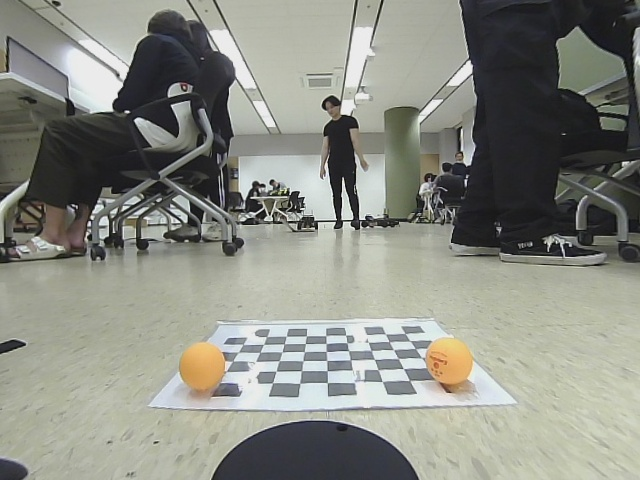
#> input picture source/images/img_1.jpg, 640 x 480 px, found by its file name
$ python prediction_homography.py
#> lines starting #> are read from the running program, lines starting #| are printed output that depends on the picture; after the words box and inside, x2 and y2 are one past the last pixel; in counts of white or black regions, pixels touching at a corner belong together
import json
import math
import os

import cv2
import matplotlib.pyplot as plt
import numpy as np

"""
Predict distances(depth) of bounding boxes of ping-pong balls with xycar camera.
Using homography(perspective transform)!

Notes:
    1. 실측을 통한 obj point, img point 설정
    2. intrinsic, distort coefficients 정보 불러오기
    3. undistort
    4. obj point -> homogeneous 좌표계로 변환
    5. solvePnP, drawFrameAxes로 좌표축 확인, 0,0,0 좌표로 그려져야 맞는것
    6. findHomography 로 perspective matrix 추출
    7. image point -> homogeneous 좌표계로 변환
    8. homography와 image point를 내적하면 x,y,z 가 추출됨.
"""


def get_perspecitve_transform(calib_path, img, img_points, obj_points, PLT_VIEW=False, visualize=False):
    """
    Args
    ===
    * calib_path (str) : calibration result json file path
    * img (np.ndarray) : sample image
    * img_points (np.ndarray) : sample image points to use homography function
    * obj_points (np.ndarray) : sample object points to use homography function
    * PLT_VIEW (bool) : whether show the undistort image
    * visualize (bool) : check pairs of points

    Returns
    ===
    homography (np.ndarray) : perspective transform matrix
    """

    # step 2. intrinsic, distort coefficients information
    calibration_jsonfile_path = os.path.join(calib_path)
    with open(calibration_jsonfile_path, 'r') as calibration_file:
        calibration_info = json.load(calibration_file)
        intrinsic = calibration_info['intrinsic']
        fx, fy, cx, cy = intrinsic['fx'], intrinsic['fy'], intrinsic['cx'], intrinsic['cy']
        camera_matrix = np.array([
                                [fx,      0.00000,      cx],
                                [0.00000,      fy,      cy],
                                [0.00000, 0.00000, 1.00000],
                                ], dtype=np.float64)
        dist_coeff = np.array([calibration_info['extrinsic']['distortion_coff']],
                                dtype=np.float64)

    # step 3. undistort
    mapx, mapy = cv2.initUndistortRectifyMap(camera_matrix, dist_coeff, None, None, (img.shape[1], img.shape[0]), 5)
    undistort_img = cv2.remap(img, mapx, mapy, cv2.INTER_LINEAR)

    # show undistort image
    if PLT_VIEW:
        # both_img = cv2.hconcat([undistort_img, img])
        plt_img = cv2.cvtColor(undistort_img, cv2.COLOR_BGR2RGB)
        plt.imshow(plt_img)
        plt.show()

    obj_points = obj_points / obj_points[0,0]
    homo_obj_points = cv2.hconcat([obj_points[:,1], obj_points[:,2], obj_points[:,0]])
    homo_obj_points[:,1] = 0 - homo_obj_points[:,1]

    if visualize:
        # get rotation , translation vector using obj points and img points
        _, rvec, tvec = cv2.solvePnP(obj_points, img_points, camera_matrix, distCoeffs=None, useExtrinsicGuess=True, flags=cv2.SOLVEPNP_EPNP)
        undistort_img = cv2.drawFrameAxes(undistort_img, camera_matrix, distCoeffs=dist_coeff, rvec=rvec, tvec=tvec, length=2, thickness=5)

        # image points, object points 의 pair 쌍이 맞는지 재투영을 통해 확인
        proj_image_points, _ = cv2.projectPoints(obj_points, rvec, tvec, camera_matrix, None)
        for proj_image_point, img_point in zip(proj_image_points, img_points):
            print(img_point, proj_image_point)

        # 카메라 축 확인
        img = cv2.cvtColor(undistort_img, cv2.COLOR_BGR2RGB)
        plt.imshow(img)
        plt.show()

    # Finds a perspective transformation between two planes.
    homography, _ = cv2.findHomography(img_points, homo_obj_points)

    return homography


if __name__ =="__main__":
    PLT_VIEW = False
    visualize = False
    camera_height = -16.5 # [cm]

    # load sample image
    img_file_path="./source/images/img_1.jpg"
    img = cv2.imread(img_file_path, cv2.IMREAD_ANYCOLOR)
#> img is the input picture: shape (480, 640, 3); mean B, G, R 130.8, 139.5, 137.8

    # point lists to find homography
    img_points = np.array([
                        [170, 426], # bottom left
                        [459, 426], # bottom right
                        [193, 409], # second left
                        [433, 409], # second right
                        [206, 380], # third left
                        [416, 380], # third right
                        [216, 366], # top left
                        [403, 366], # top right
                        ], dtype=np.float32)

    obj_points = np.array([
                        [camera_height, 00.0, 00.0], # bottom left
                        [camera_height, 25.0, 00.0], # bottom right
                        [camera_height, 00.0, 10.0], # second left
                        [camera_height, 25.0, 10.0], # second right
                        [camera_height, 00.0, 20.0], # third left
                        [camera_height, 25.0, 20.0], # third right
                        [camera_height, 00.0, 30.0], # top left
                        [camera_height, 25.0, 30.0], # top right
                        ], dtype=np.float32)

    # bbox example
    top_left     = (160,255) #(416,248)
    top_right    = (168,255) #(426,248)
    bottom_left  = (160,247) #(417,258)
    bottom_right = (168,247) #(427,258)
    center_point = (bottom_right[0] - bottom_left[0], bottom_left[1] - top_left[1])
    bbox_point = np.array([center_point[0], center_point[1], camera_height], dtype=np.float32)

    # perspective transformation H
    homography = get_perspecitve_transform("./calibration.json", img, img_points, obj_points)
#> (reads source/calibration.json from the repository)
#> in get_perspecitve_transform, `undistort_img = cv2.remap(img, mapx, mapy, cv2.INTER_LINEAR)`:
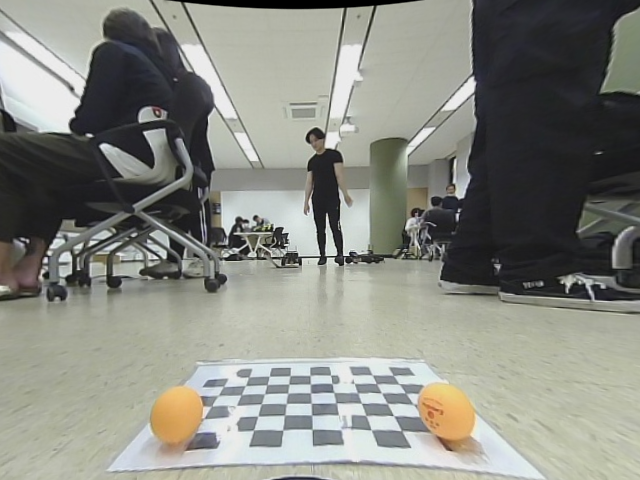
#> undistort_img: shape (480, 640, 3); mean B, G, R 129.1, 136.9, 135.4
#> homography = [[0.00484, 0.00294, -2.11], [-2.2e-08, 0.0169, -7.3], [-5.95e-07, -0.0044, 1]]

    # distance inference
    estimation = np.dot(homography, bbox_point)
#> estimation = [34.85, 120.3, -16.46]
    x, y, z = estimation[0], estimation[1], estimation[2]
#> x = 34.85; y = 120.3; z = -16.46
    distance = math.sqrt(x**2 + y**2 + z**2)
#> distance = 126.3

    # visualize
    cv2.rectangle(img, (top_left), (bottom_right), (255,255,0), 2)
#> img: shape (480, 640, 3); 0.03% of pixels changed, all inside (x1, y1, x2, y2) = (159, 246, 170, 257)
    cv2.putText(img, "distance : "+str(round(distance,2)) + "cm", top_left, 2, 0.5, (10,250,10),1)
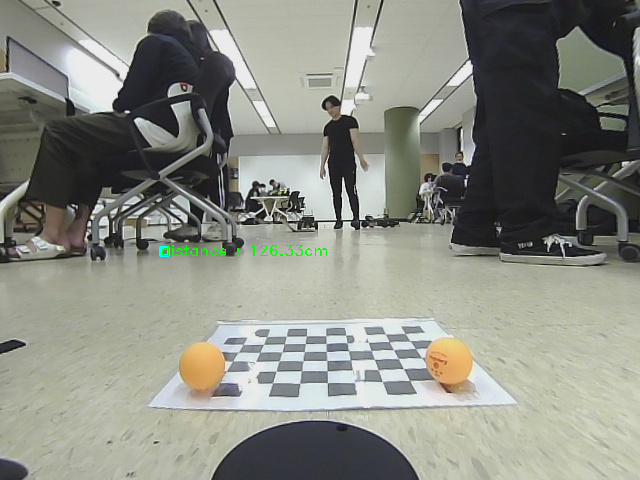
#> img: shape (480, 640, 3); mean B, G, R 130.6, 139.7, 137.5
    cv2.imshow("img", img)
    cv2.waitKey()
    print(f"distance {round(distance, 2)}cm")
#| distance 126.33cm
